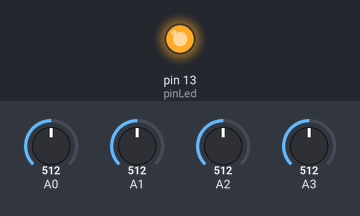
The sketch below on a simulated Arduino Uno, built with avr-gcc and run on an emulated ATmega328P. Shown: output pins drawn as LEDs (lit = HIGH). The test bench sets the inputs (shaded band); at power-on: A0 = 512, A1 = 512, A2 = 512, A3 = 512. What the sketch prints to the serial monitor is not drawn.

Above: at 0.1 s.
At 2.3 s:
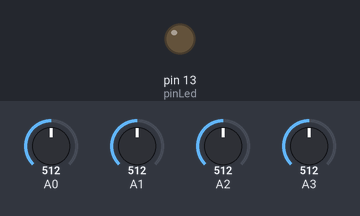
Timing chart, 0 to 3.8 s (numbered marks = the images above):
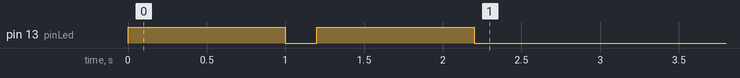

The sketch:

quatroPotsEumSerial.ino
```cpp
/*
 * Envia posições de potenciômetros para a porta serial
 * Formato:
 * <nnnnNNNNnnnnNNNN>
 * (quatro valores de 4 dígitos cercados por < e >)
 */

const int pinLed = LED_BUILTIN;

const int pot1 = A0;
const int pot2 = A1;
const int pot3 = A2;
const int pot4 = A3;

void setup() {
  pinMode(pinLed, OUTPUT);

  Serial.begin(9600);

  // Para saber que é o meu código
  digitalWrite(pinLed, HIGH);
  delay(1000);
  digitalWrite(pinLed, LOW);
  delay(200);
  digitalWrite(pinLed, HIGH);
  delay(1000);
  digitalWrite(pinLed, LOW);
}

// "void", mas altera o parâmetro saida. confia!
void geraSaida(char saida[], int potenciometro){
    int valorPotenciometro = analogRead(potenciometro);
    // cria uma saída com zeros à esquerda
    sprintf(saida, "%04d", valorPotenciometro);
    //método não retorna nada, mas altera o parâmetro saida
}


void loop() {

    Serial.print("<");
    char valor[4];

    geraSaida(valor, pot1);
    Serial.print(valor);
    geraSaida(valor, pot2);
    Serial.print(valor);
    geraSaida(valor, pot3);
    Serial.print(valor);
    geraSaida(valor, pot4);
    Serial.print(valor);

    Serial.println(">");

    delay(10);
    digitalWrite(pinLed, LOW);
}
```
